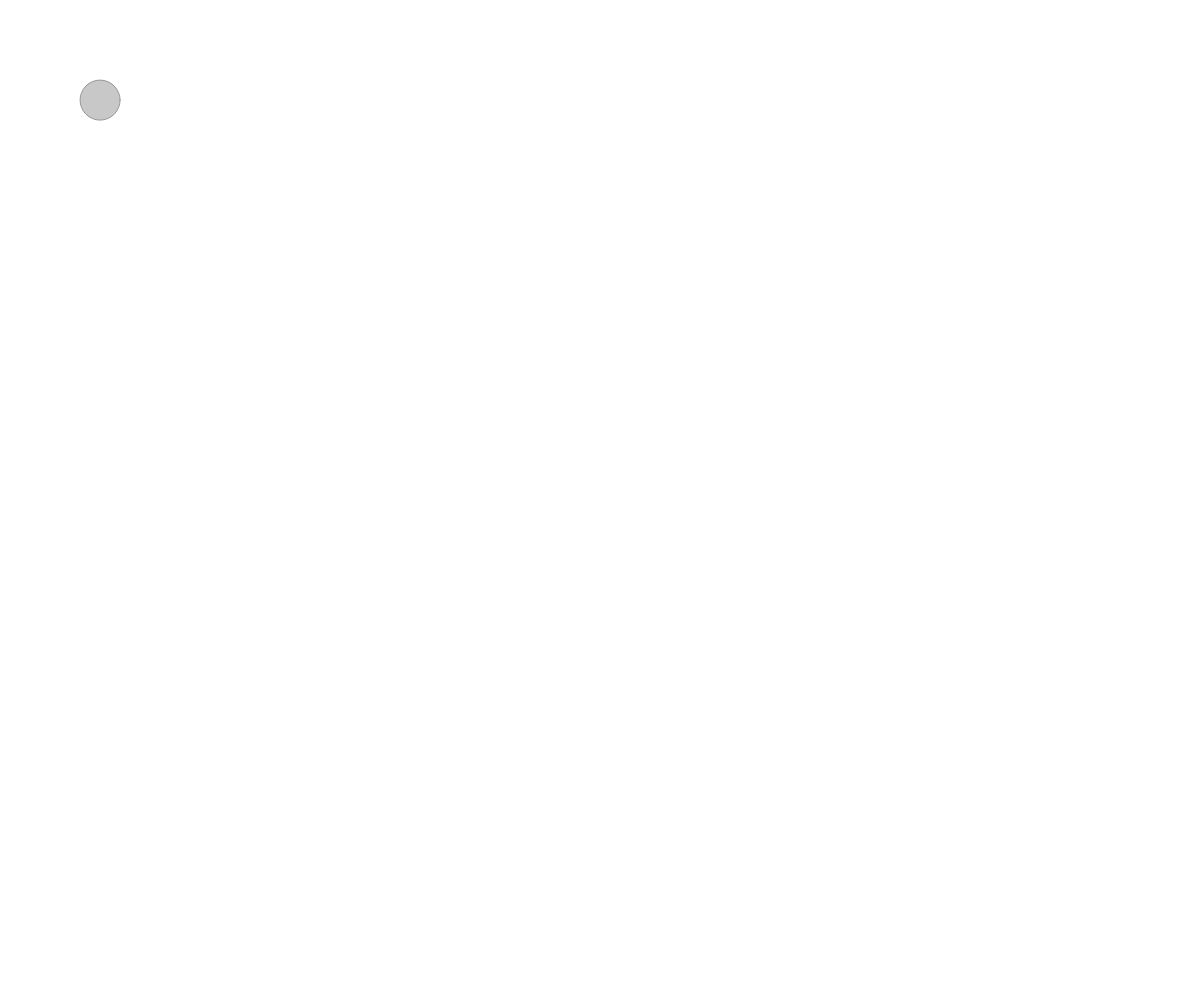
Frame 1 (no input)
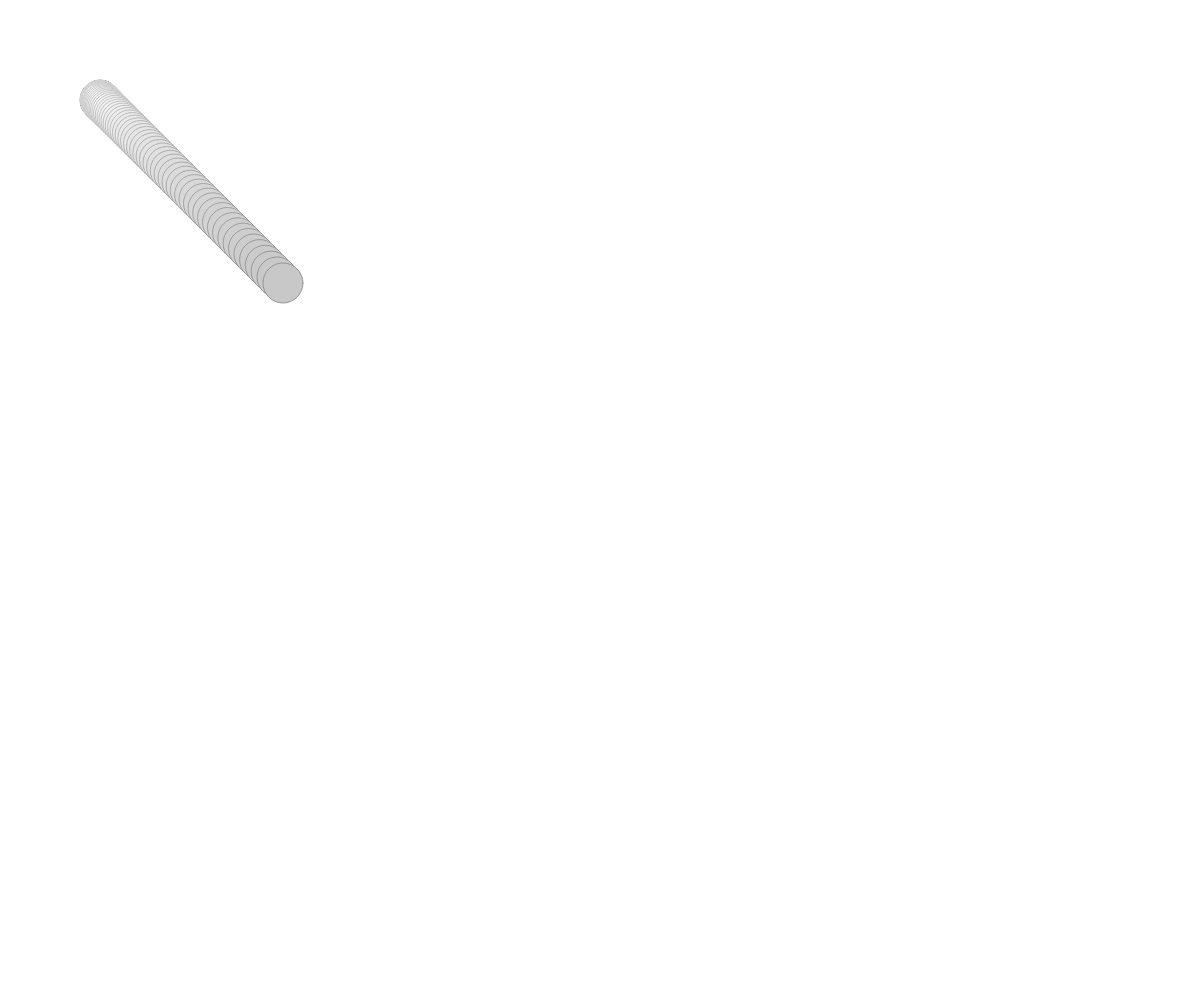
Frame 60 (no input)
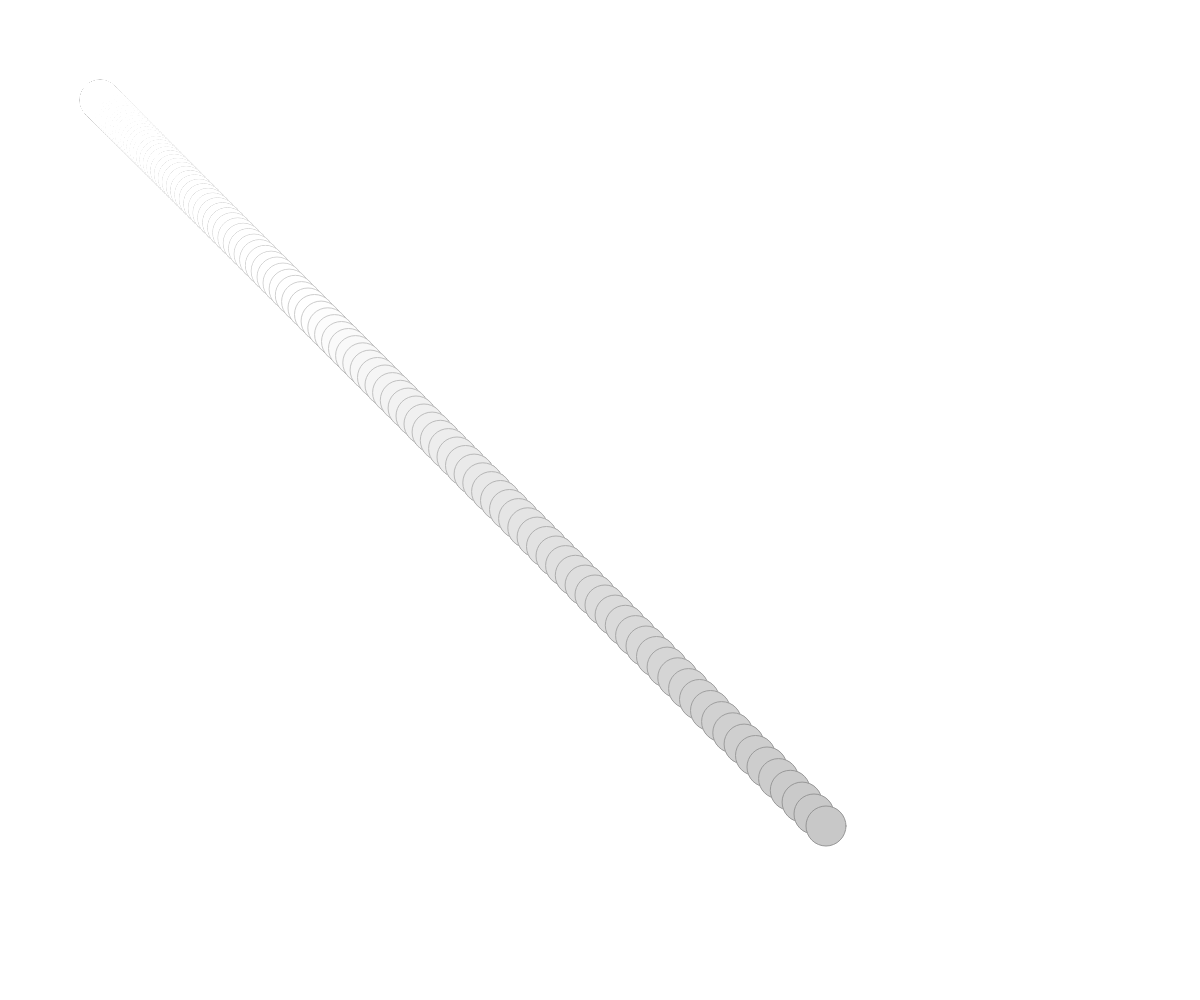
Frame 120 (the mouse pressed at the canvas centre since frame 60)

The p5.js sketch that drew these frames (run headless with seeded random() and noise() and a simulated clock; from frame 60 on, the mouse is pressed at the canvas centre):

// p5.js sketch
// ── sketch.js
// Настройка приложения
// Данная функция будет выполнена первой и только один раз

let ball = new Ball(new p5.Vector(100, 100), new p5.Vector(0, 0), new p5.Vector(0.1, 0.1), 20);

function setup () {
	createCanvas(windowWidth, windowHeight);
}

// Основная функция отрисовки
// Выполняется 60 раз в секунду (как правило)
function draw () {
	blendMode(ADD);
	background(255, 1);
	blendMode(BLEND);

	ball.update();

	ball.draw();
}

// Вспомогательная функция, которая реагирует на изменения размера
function windowResized() {
	resizeCanvas(windowWidth, windowHeight);
}
// ── ball.js
class Ball {
	constructor (pos, vel, acc, r) {
		this.pos = pos;
		this.vel = vel;
		this.acc = acc;
		this.r = r;
	}

	draw () {
		// noStroke();
		fill(200);
		stroke(150);
		ellipse(this.pos.x, this.pos.y, this.r*2, this.r*2);
		console.log(Math.round(this.vel.x * 100)/100 + ' ' + Math.round(this.vel.y*100)/100);
	}

	update() {
		this.vel.add(this.acc);
		this.pos.add(this.vel);

		if(this.pos.x + this.r > width) {
			this.vel.mult([-1, 1]);
		}
		if(this.pos.x - this.r < 0) {
			this.vel.mult([-1, 1]);
		}
		if(this.pos.y + this.r > height) {
			this.vel.mult([1, -1]);
		}
		if(this.pos.y - this.r < 0) {
			this.vel.mult([1, -1]);
		}
	}
}
